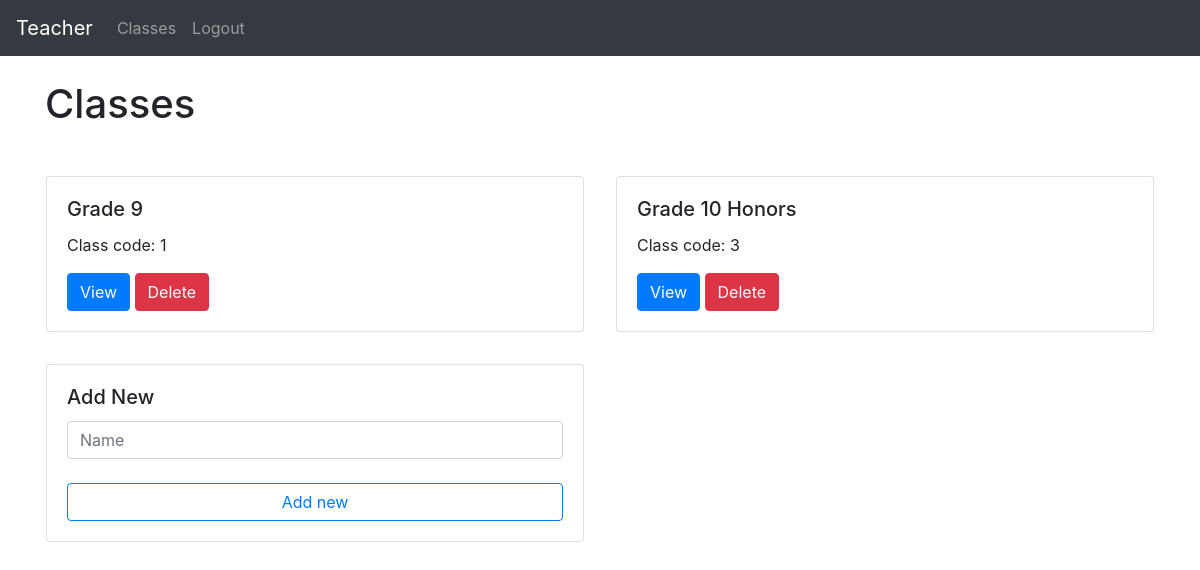
Page /teacher/ (signed in) on the committed database.
### website/models.py (models this page shows)
class User(db.Model, UserMixin):                                                        # type: ignore
    id = db.Column(db.Integer, primary_key=True)
    email = db.Column(db.String(150), unique=True)
    password = db.Column(db.String(150))
    first_name = db.Column(db.String(150))
    teacher_id = db.relationship('Teacher', uselist=False, backref="user")
    student_id = db.relationship('Student', uselist=False, backref="user")

class Group(db.Model):
    id = db.Column(db.Integer, primary_key=True)
    name = db.Column(db.String(150))
    teacher_id = db.Column(db.Integer, db.ForeignKey('teacher.id'))
    student_ids = db.relationship('Student')
    topic_ids = db.relationship('Topic')

### website/teacher/teacher_views.py (the view)
@views.route('/', methods=['GET', 'POST'])  # type: ignore
@login_required
def groups():
    if request.method == 'POST':
        if request.form['button'] == "add_new":
            name = request.form.get('name')
            if len(str(name)) < 1:
                flash('Name is too short!', category='error')
            else:
                new_group = Group(name=name, teacher_id=current_user.teacher_id.id)# type: ignore
                db.session.add(new_group)
                db.session.commit()
                flash('Note added!', category='success')
            return render_template("teacher/groups.html", user=current_user)
        elif request.form['button'][:3] == "del":
            deleted = Group.query.filter_by(id=request.form['button'][3:]).first()
            db.session.delete(deleted)
            db.session.commit()
            return render_template("teacher/groups.html", user=current_user)
        else:
            return redirect(url_for('teacher_views.group_detail', group_id=request.form['button'][3:]))
    elif request.method == 'GET':
        return render_template("teacher/groups.html", user=current_user)

### website/templates/teacher/groups.html
{% extends "base.html" %} {% block title %}Classes{% endblock %}
{% block content %}
<br>
<h1>Classes</h1>
<br>
<div class="row row-cols-1 row-cols-md-2 g-4">
  {% for group in user.teacher_id.group_ids %}
    <form method="POST">
        <div class="col p-3">
          <div class="card">
            <div class="card-body">
              <h5 class="card-title">{{ group.name }}</h5>
              <p>Class code: {{ group.id }}</p>
              <button class="btn btn-primary" name="button" value="see{{ group.id }}">View</button>
              <button class="btn btn-danger" name="button" value="del{{ group.id }}">Delete</button>
            </div>
          </div>
        </div>
    </form>
    {% endfor %}
    <form method="POST">
          <div class="col p-3">
              <div class="card">
                <div class="card-body">
                  <h5 class="card-title">Add New</h5>
                  <input type="text" class="form-control" name="name" id="name" placeholder="Name">
                  <br>
                  <button type="submit" class="btn btn-outline-primary btn-block" name="button" value="add_new">Add new</button>
                </div>
              </div>
        </div>
    </form>
  </div>
{% endblock %}

### website/templates/base.html (shortened to what this page needs)
<!DOCTYPE html>
<html>
  <head>
    <link
      rel="stylesheet"
      href="https://stackpath.bootstrapcdn.com/bootstrap/4.4.1/css/bootstrap.min.css"
    />
    <link
      rel="stylesheet"
      href="https://stackpath.bootstrapcdn.com/font-awesome/4.7.0/css/font-awesome.min.css"
    />
  </head>
  <body>
    <nav class="navbar navbar-expand-lg navbar-dark bg-dark justify-content-between">
      <div>
      <div class="collapse navbar-collapse" id="navbar">
        <div class="navbar-nav">
            {% if user.is_authenticated %}
            <a class="navbar-brand" id="page" href='#'>{{ user.first_name }}</a>
            {% if user.teacher_id %}
            <a class="nav-item nav-link" id="page" href="/teacher/">Classes</a>
            {% elif user.student_id %}
            <a class="nav-item nav-link" id="page" href="/student/dash">Dashboard</a>
            {% endif %}
            <a class="nav-item nav-link ml-auto align-left" id="logout" href="/logout">Logout</a>
            {% else %}
            <a class="nav-item nav-link" id="login" href="/login">Login</a>
            <a class="nav-item nav-link" id="signUp" href="/sign-up">Sign Up</a>
            {% endif%}
        </div>
      </div>
    </div>
    </nav>
    <div class="container">{% block content %} {% endblock %}</div>
  </body>
</html>

### rows in the picture
User: first_name "Teacher"
Group: name "Grade 9", id "1"
Group: name "Grade 10 Honors", id "3"
